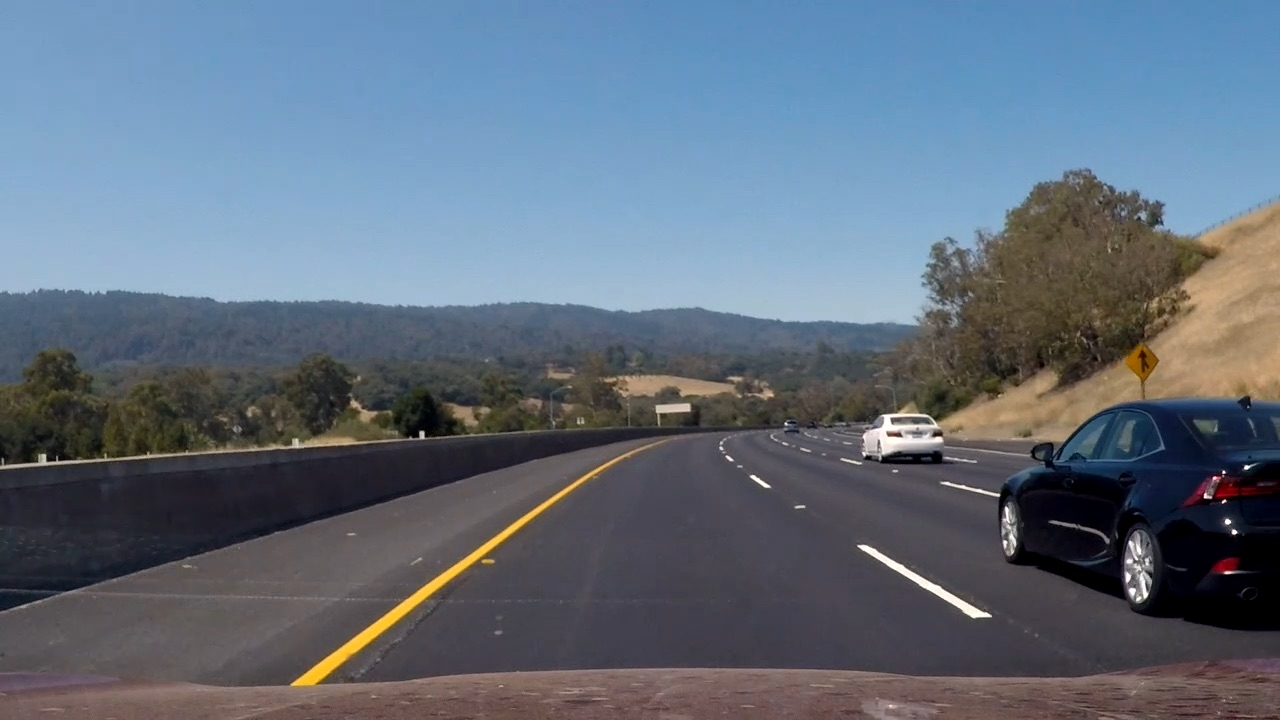
#> input picture test_images/test12.jpg, 1280 x 720 px
$ jupyter execute --allow-errors VehicleDetection.ipynb   (shell and % lines are left out)   (older library calls are emulated)
#> lines starting #> are read from the running program, lines starting #| are printed output that depends on the picture; after the words box and inside, x2 and y2 are one past the last pixel; in counts of white or black regions, pixels touching at a corner belong together
#> the sliders are set to x = True, y = 1.0
[cell 1]
from ipywidgets import interact, interactive, fixed, interact_manual

@interact(x=True, y=1.0)
def g(x, y):
    return (x, y)

[cell 2]
import cv2
import glob
import matplotlib.pyplot as plt
import numpy as np
import time

from scipy import misc
from skimage.feature import hog
from sklearn.model_selection import train_test_split
from sklearn.preprocessing import StandardScaler
from sklearn.svm import LinearSVC


def _calculate_hog(img, orient, pix_per_cell, cell_per_block,
                   vis=False, feature_vec=True):
    return hog(img, orientations=orient,
                pixels_per_cell=(pix_per_cell, pix_per_cell),
                cells_per_block=(cell_per_block, cell_per_block),
                transform_sqrt=True,
                visualise=vis, feature_vector=feature_vec)


def get_hog_features(img, channel=0, **kwargs):
    if channel == 'ALL':
        hog_features = []
        for channel in range(img.shape[2]):
            features = _calculate_hog(img[:,:,channel], vis=False, feature_vec=True, **kwargs)
            hog_features.append(features)
        hog_features = np.ravel(hog_features)
    else:
        hog_features = _calculate_hog(img[:,:,channel], vis=False, feature_vec=True, **kwargs)

    return hog_features


def bin_spatial(img, size=(32, 32)):
    return cv2.resize(img, size).ravel()


# NEED TO CHANGE bins_range if reading .png files with mpimg!
# [5 lines left out: function color_hist, not called in this run]

_spaces = {
    'hsv': cv2.COLOR_RGB2HSV,
    'luv': cv2.COLOR_RGB2LUV,
    'hls': cv2.COLOR_RGB2HLS,
    'yuv': cv2.COLOR_RGB2YUV,
    'ycrcb': cv2.COLOR_RGB2YCrCb,
}

# Define a function to extract features from a list of images
def extract_features(
        imgs,
        color_space='RGB',
        spatial_size=(32, 32),
        hist_bins=32,
        orient=9,
        pix_per_cell=8,
        cell_per_block=2,
        hog_channel=0,
        spatial_feat=True,
        hist_feat=True,
        hog_feat=True):
    features = []
    for img in imgs:
        file_features = []

        # allow for passing in a filename pointing to an image or an
        # actual image as ndarray
        if hasattr(img, 'upper'):
            img = misc.imread(img)

        cv2_cspace = _spaces.get(color_space.lower())
        feature_image = cv2.cvtColor(img, cv2_cspace) if cv2_cspace else np.copy(img)

        if spatial_feat:
            file_features.append(bin_spatial(feature_image, size=spatial_size))

        if hist_feat:
            file_features.append(color_hist(feature_image, nbins=hist_bins))

        if hog_feat:
            kwargs = {
                    'orient': orient,
                    'pix_per_cell': pix_per_cell,
                    'cell_per_block': cell_per_block,
            }
            file_features.append(get_hog_features(feature_image, hog_channel, **kwargs))

        features.append(np.concatenate(file_features))

    return features


def single_img_features(img, *args, **kwargs):
    return extract_features([img], *args, **kwargs)[0]

[cell 3]
def slide_window(img,
                 x_start_stop=[None, None],
                 y_start_stop=[None, None],
                 xy_window=(64, 64),
                 xy_overlap=(0.5, 0.5)
                ):
    x_window_size, y_window_size = xy_window

    x_step, y_step = map(int, np.array(xy_window) * np.array(xy_overlap))

    max_x = img.shape[1] - x_window_size + 1
    max_y = img.shape[0] - y_window_size + 1

    if not all(x_start_stop):
        x_start_stop = [0, max_y]
    if not all(y_start_stop):
        y_start_stop = [0, max_y]

    # sanity check boundaries
    if x_start_stop[0] < 0:
        x_start_stop[0] = 0
    if y_start_stop[0] < 0:
        y_start_stop[0] = 0

    x_start_stop[1] = min(x_start_stop[1], max_x)
    y_start_stop[1] = min(y_start_stop[1], max_y)

    x_ranges = map(int, x_start_stop + [x_step])
    y_ranges = map(int, y_start_stop + [y_step])

    x_steps = range(*x_ranges)
    y_steps = range(*y_ranges)

    window_list = []
    for y in y_steps:
        for x in x_steps:
            window_list.append((
                (x, y),
                (x + x_window_size, y + y_window_size)
            ))

    return window_list

def get_color():
    return [np.random.randint(0, 255) for i in range(3)]


def draw_boxes(img, bboxes, color=(0, 0, 255), thick=6):
    imcopy = np.copy(img)

    if callable(color):
        get_colors_fn = color
    else:
        get_colors_fn = lambda: color

    for bbox in bboxes:
        cv2.rectangle(imcopy, bbox[0], bbox[1], get_colors_fn(), thick)
    return imcopy

[cell 4]
img = misc.imread('test_images/test12.jpg')
#> img is the input picture: shape (720, 1280, 3); mean R, G, B 97.1, 109.7, 124.2

height, width = img.shape[:2]

really_close = {
    'x_start_stop': [width * .4, width],
    'y_start_stop': [height * 0.55, height * 0.6],
    'xy_window': (256, 256),
}
close = {
    'x_start_stop': [width * .2, width],
    'y_start_stop': [height * 0.55, height * 0.6],
    'xy_window': (196, 196),
    'xy_overlap': (0.3, 0.3),
}
medium = {
    'x_start_stop': [width * .2, width],
    'y_start_stop': [height * 0.55, height * 0.6],
    'xy_window': (128, 128),
    'xy_overlap': (0.3, 0.3),
}
far = {
    'x_start_stop': [width * .3, width],
    'y_start_stop': [height * 0.56, height * 0.62],
    'xy_window': (72, 72),
    'xy_overlap': (0.3, 0.3),
}
really_far = {
    'x_start_stop': [width * .4, width * 0.8],
    'y_start_stop': [height * 0.58, height * 0.60],
    'xy_window': (16, 16),
    'xy_overlap': (0.4, 0.4),
}
really_far = {
    'x_start_stop': [width * .4, width * 0.85],
    'y_start_stop': [height * 0.57, height * 0.62],
    'xy_window': (40, 40),
    'xy_overlap': (0.3, 0.3),
}


fig, (row1, row2, row3) = plt.subplots(3, 2, figsize=(18, 18))
fig.tight_layout()

(ax1, ax2) = row1
(ax3, ax4) = row2
(ax5, ax6) = row3

windows = slide_window(img, **really_close)
#> windows = [((512, 396), (768, 652)), ((640, 396), (896, 652)), ((768, 396), (1024, 652)), ((896, 396), (1152, 652)), ((1024, 396), (1280, 652))]
ax1.imshow(draw_boxes(img, windows, color=get_color, thick=3))
#> the loop in draw_boxes, `for bbox in bboxes:` made 5 passes
#> bbox on passes 1 to 5: ((512, 396), (768, 652)), ((640, 396), (896, 652)), ((768, 396), (1024, 652)), ((896, 396), (1152, 652)), ((1024, 396), (1280, 652))
ax1.axis('off')

windows = slide_window(img, **close)
#> windows = 15 items
ax2.imshow(draw_boxes(img, windows, color=get_color, thick=3))
#> the loop in draw_boxes (call 2), `for bbox in bboxes:` made 15 passes
#> bbox on passes 1 to 8: ((256, 396), (452, 592)), ((314, 396), (510, 592)), ((372, 396), (568, 592)), ((430, 396), (626, 592)), ((488, 396), (684, 592)), ((546, 396), (742, 592)), ((604, 396), (800, 592)), ((662, 396), (858, 592))
ax2.axis('off')

windows = slide_window(img, **medium)
#> windows = 24 items
ax3.imshow(draw_boxes(img, windows, color=get_color, thick=3))
#> call 3 of draw_boxes, with thick = 3
#> the loop in draw_boxes (call 3), `for bbox in bboxes:` made 24 passes
#> bbox on passes 1 to 8: ((256, 396), (384, 524)), ((294, 396), (422, 524)), ((332, 396), (460, 524)), ((370, 396), (498, 524)), ((408, 396), (536, 524)), ((446, 396), (574, 524)), ((484, 396), (612, 524)), ((522, 396), (650, 524))
#> after the loop in draw_boxes (call 3), `for bbox in bboxes:`:
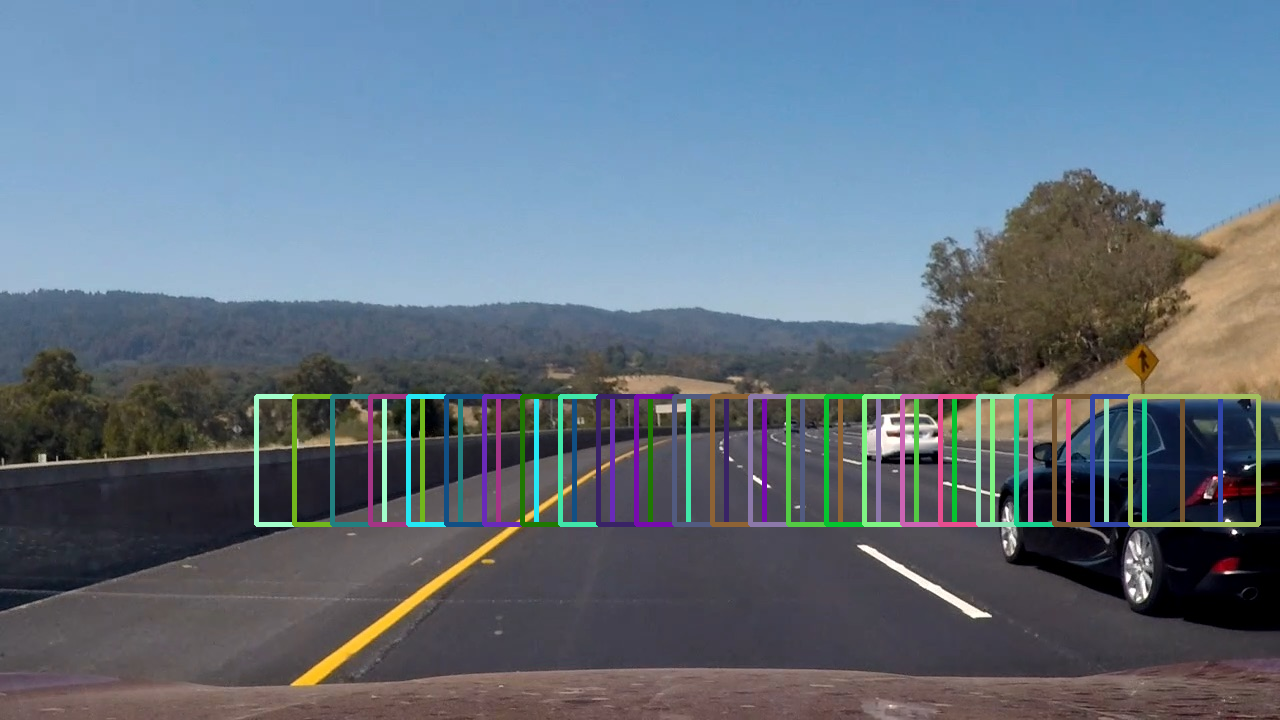
#> imcopy: shape (720, 1280, 3); 4.29% of pixels changed, all inside (x1, y1, x2, y2) = (254, 394, 1261, 527)
ax3.axis('off')

windows = slide_window(img, **far)
#> windows = 120 items
ax4.imshow(draw_boxes(img, windows, color=get_color, thick=2))
#> call 4 of draw_boxes, with thick = 2
#> the loop in draw_boxes (call 4), `for bbox in bboxes:` made 120 passes
#> bbox on passes 1 to 8: ((384, 403), (456, 475)), ((405, 403), (477, 475)), ((426, 403), (498, 475)), ((447, 403), (519, 475)), ((468, 403), (540, 475)), ((489, 403), (561, 475)), ((510, 403), (582, 475)), ((531, 403), (603, 475))
#> after the loop in draw_boxes (call 4), `for bbox in bboxes:`:
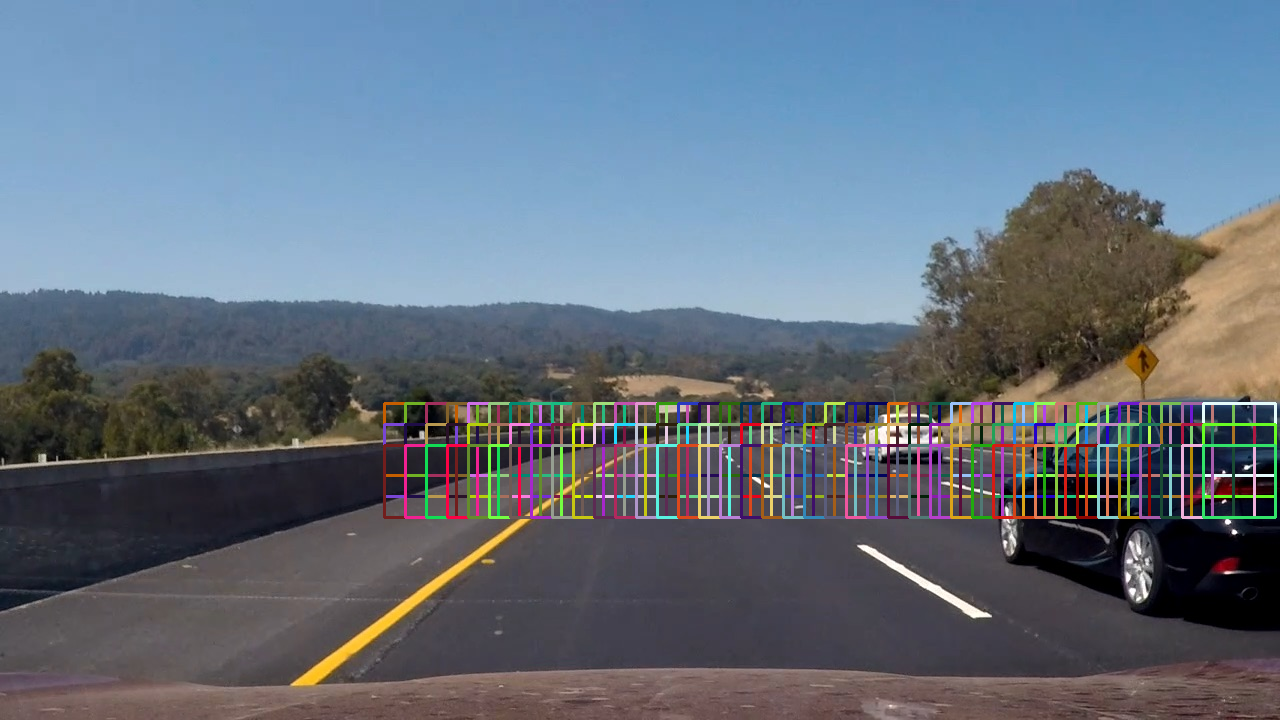
#> imcopy: shape (720, 1280, 3); 4.32% of pixels changed, all inside (x1, y1, x2, y2) = (383, 402, 1277, 519)
ax4.axis('off')

windows = slide_window(img, **really_far)
#> windows = 144 items
ax5.imshow(draw_boxes(img, windows, color=get_color, thick=1))
#> the loop in draw_boxes (call 5), `for bbox in bboxes:` made 144 passes
#> bbox on passes 1 to 8: ((512, 410), (552, 450)), ((524, 410), (564, 450)), ((536, 410), (576, 450)), ((548, 410), (588, 450)), ((560, 410), (600, 450)), ((572, 410), (612, 450)), ((584, 410), (624, 450)), ((596, 410), (636, 450))
#> after the loop in draw_boxes (call 5), `for bbox in bboxes:`:
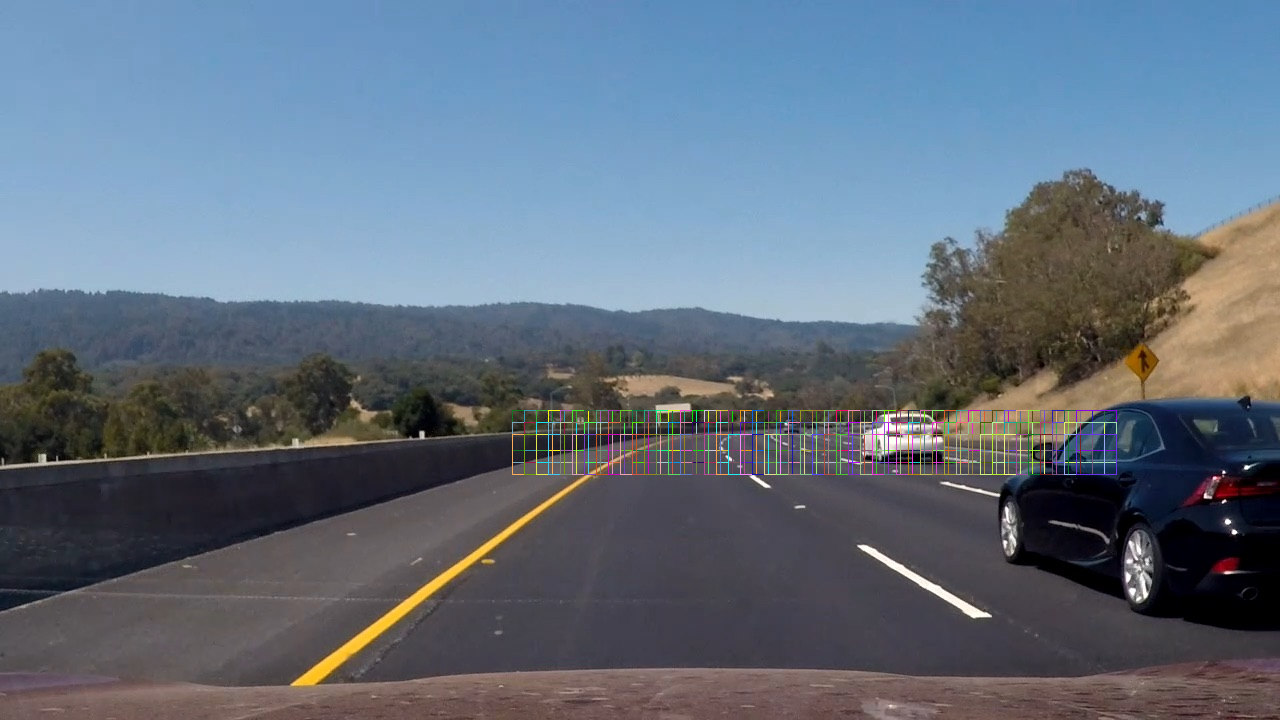
#> imcopy: shape (720, 1280, 3); 1.01% of pixels changed, all inside (x1, y1, x2, y2) = (512, 410, 1117, 475)
ax5.axis('off')

[cell 5]
windows = slide_window(img, **really_far)

plt.figure(figsize=(16, 12))
plt.imshow(draw_boxes(img, windows, color=get_color, thick=2))
#> the loop in draw_boxes (call 6), `for bbox in bboxes:` made 144 passes
#> after the loop in draw_boxes (call 6), `for bbox in bboxes:`:
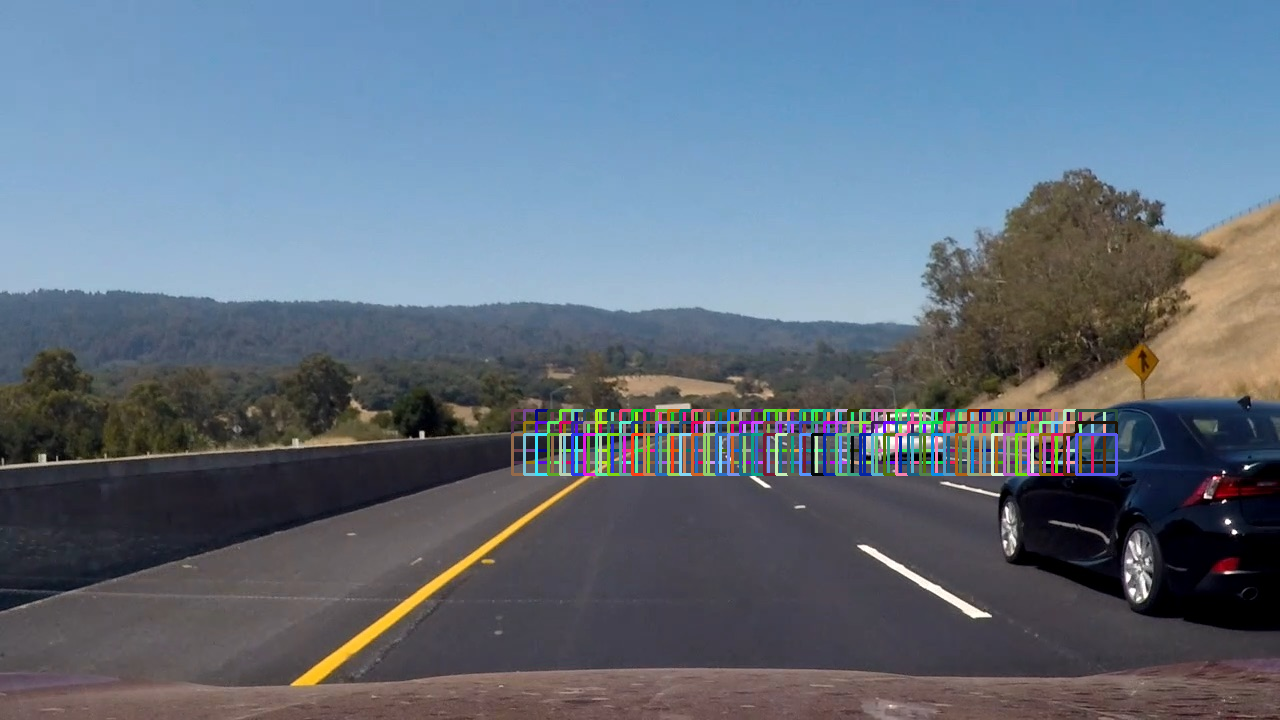
#> imcopy: shape (720, 1280, 3); 2.72% of pixels changed, all inside (x1, y1, x2, y2) = (511, 409, 1118, 476)
plt.axis('off')

[cell 6]
# [36 lines left out: function search_windows, not called in this run]

[cell 7]
color_space = 'YCrCb' # Can be RGB, HSV, LUV, HLS, YUV, YCrCb
orient = 9
pix_per_cell = 8
cell_per_block = 2
hog_channel = 'ALL'
spatial_size = (32, 32)
# Increase the number of bins for the color distribution features
hist_bins = 32
spatial_feat = True
hist_feat = False
hog_feat = True

#> (a cell that did not finish here is left out)

[cell 9]
features = single_img_features(
        img,
        color_space=color_space,
        spatial_size=spatial_size,
        hist_bins=hist_bins,
        orient=orient,
        pix_per_cell=pix_per_cell,
        cell_per_block=cell_per_block,
        hog_channel=hog_channel,
        spatial_feat=spatial_feat,
        hist_feat=hist_feat,
        hog_feat=hog_feat)
#> in extract_features, `features = []`: features = []
#> after the loop in get_hog_features, `for channel in range(img.shape[2]):`: hog_features = 3 items

from sklearn.preprocessing import RobustScaler, MinMaxScaler

# Scale features
#> (the rest of this cell did not finish here and is left out)

[cell 10]
def train():
    cars = list(glob.glob('vehicles/*/*'))
    notcars = list(glob.glob('non-vehicles/*/*'))

    kwargs = {
        'color_space': color_space,
        'spatial_size': spatial_size,
        'hist_bins': hist_bins,
        'orient': orient,
        'pix_per_cell': pix_per_cell,
        'cell_per_block': cell_per_block,
        'hog_channel': hog_channel,
        'spatial_feat': spatial_feat,
        'hist_feat': hist_feat,
        'hog_feat': hog_feat,
    }

    car_features = extract_features(cars, **kwargs)
    notcar_features = extract_features(notcars, **kwargs)

    X = np.vstack((car_features, notcar_features)).astype(np.float64)
    print(X.shape)
    # Fit a per-column scaler
    X_scaler = MinMaxScaler().fit(X)
    # Apply the scaler to X
    scaled_X = X_scaler.transform(X)

    # Define the labels vector
    y = np.hstack((np.ones(len(car_features)), np.zeros(len(notcar_features))))

    # Split up data into randomized training and test sets
    rand_state = np.random.randint(0, 100)
    X_train, X_test, y_train, y_test = train_test_split(
        scaled_X, y, test_size=0.2, random_state=rand_state)

    print('Using:', orient, 'orientations', pix_per_cell,
        'pixels per cell and', cell_per_block, 'cells per block')
    print('Feature vector length:', len(X_train[0]))

    t = time.time()

    svc = LinearSVC()
    svc.fit(X_train, y_train)

    print(round(time.time() - t, 2), 'Seconds to train SVC...')
    print('Test Accuracy of SVC = ', round(svc.score(X_test, y_test), 4))

    return svc, X_scaler

#> (a cell that did not finish here is left out)

[cell 12]
import pickle

#> (the rest of this cell did not finish here and is left out)

[cell 13]
# [5 lines left out: function add_heat, not called in this run]

[cell 14]
# [11 lines left out: function draw_labeled_bboxes, not called in this run]

#> (a cell that did not finish here is left out)

[cell 16]
# [24 lines left out: function process_clip, not called in this run]

[cell 17]
import os
import urllib.request
from moviepy.editor import VideoFileClip

input_fn = 'project_video.mp4'
if not os.path.isfile(input_fn):
    print('Fetching input video from S3...')
    urllib.request.urlretrieve('http://brianz-udacity-sdc.s3.amazonaws.com/p4/project_video.mp4', input_fn)
#> (this line was passed over: the network is not available in this run)
